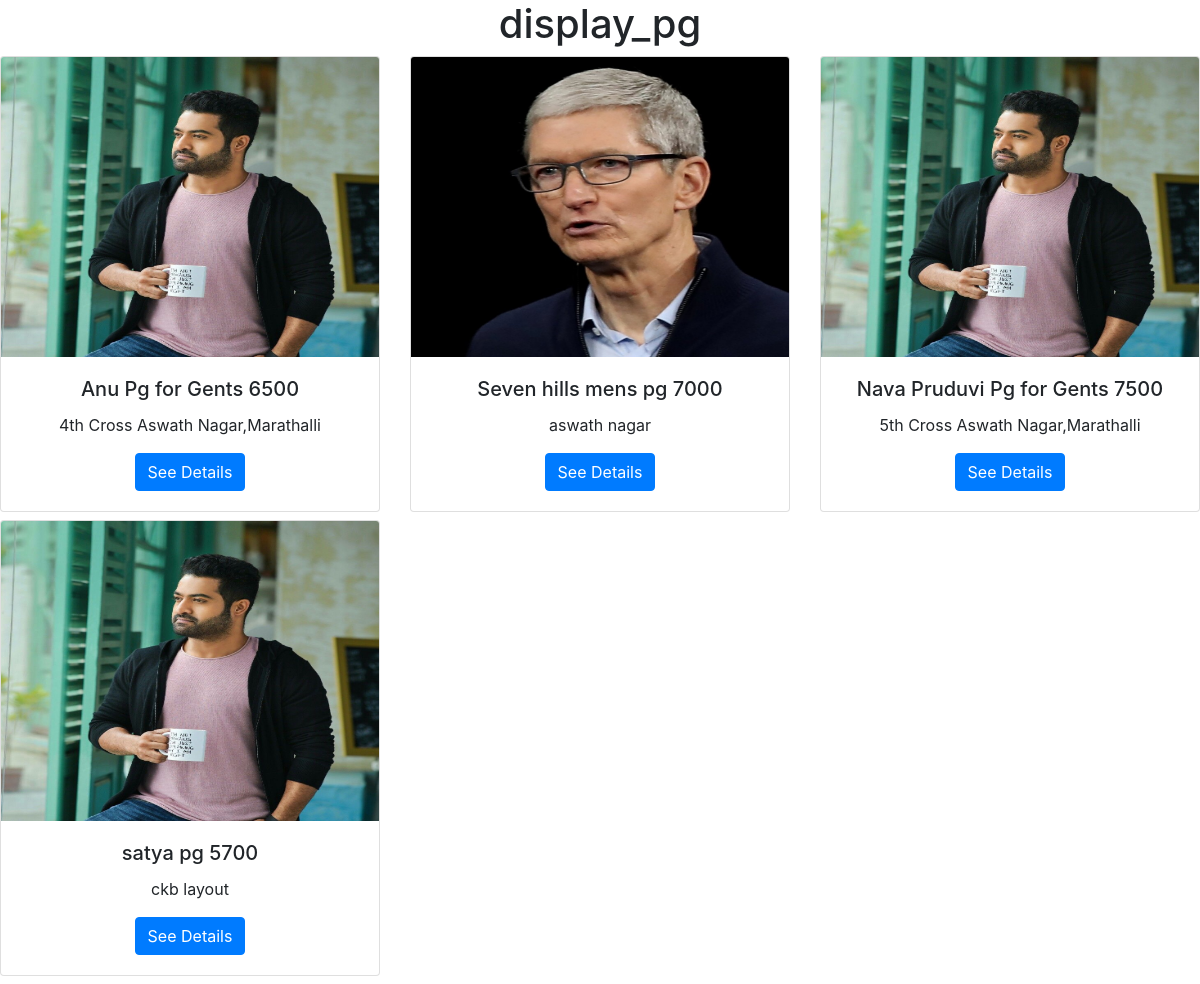
The app's page /display_pg/ with its own data.
### app/models.py (models this page shows, shortened)
class Pgs(models.Model):
    pg_name=models.CharField(max_length=100)
    pg_address=models.CharField(max_length=500)
    pg_pic=models.ImageField(default='ntr.jpg')
    pg_cost=models.IntegerField()

### app/views.py (the view)
# urls.py: path('display_pg/',display_pg,name='display_pg'),
def display_pg(request):
    QLPO=Pgs.objects.all()
    d1={'QLPO':QLPO}
    return render(request,'display_pg.html',d1)

### templates/display_pg.html (shortened to what this page needs)
{% load static %}
<!DOCTYPE html>
<html lang="en">
<head>
    <link rel="stylesheet" href="https://cdn.jsdelivr.net/npm/bootstrap@4.6.2/dist/css/bootstrap.min.css">
</head>
<body>
    <center>
        <h1>display_pg</h1>
        <div class="row">
        {% for PO in QLPO %}
            <div class="col-md-4">
                <div class="card mb-2">
                    <img class="card-img-top"  src="{{PO.pg_pic.url}}" alt="" width="200px" height="300px">
                    <div class="card-body">
                        <h5 class="card-title">{{ PO.pg_name }}    {{PO.pg_cost}}</h5>
                        <p class="card-text">{{ PO.pg_address}}</p>
                        <a href="{% url 'view_details' %}"
                        class="btn btn-primary">
                            See Details
                        </a>
                    </div>
                </div>
            </div>
            {% endfor %}
        </div>
    </center>
</body>
</html>

### records on screen
Pgs: pg_pic (picture), pg_name "Anu Pg for Gents", pg_cost "6500", pg_address "4th Cross Aswath Nagar,Marathalli"
Pgs: pg_pic (picture), pg_name "Seven hills mens pg", pg_cost "7000", pg_address "aswath nagar"
Pgs: pg_pic (picture), pg_name "Nava Pruduvi Pg for Gents", pg_cost "7500", pg_address "5th Cross Aswath Nagar,Marathalli"
Pgs: pg_pic (picture), pg_name "satya pg", pg_cost "5700", pg_address "ckb layout"
